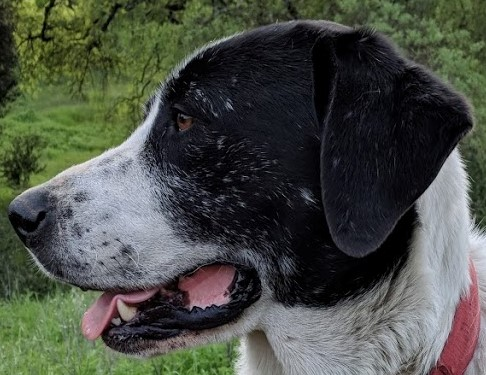
#> input picture DATA/sammy_face.jpg, 486 x 375 px
$ jupyter execute 45_Edge_Detection.ipynb
#> lines starting #> are read from the running program, lines starting #| are printed output that depends on the picture; after the words box and inside, x2 and y2 are one past the last pixel; in counts of white or black regions, pixels touching at a corner belong together
[cell 1]
import cv2
import numpy as np
import matplotlib.pyplot as plt

[cell 2]
img=cv2.imread('../DATA/sammy_face.jpg')
#> img is the input picture: shape (375, 486, 3); mean B, G, R 70, 78.7, 74.2
cv2.imshow('img',img)

[cell 3]
plt.imshow(img)

[cell 4]
edges=cv2.Canny(image=img, threshold1=127,threshold2=128)
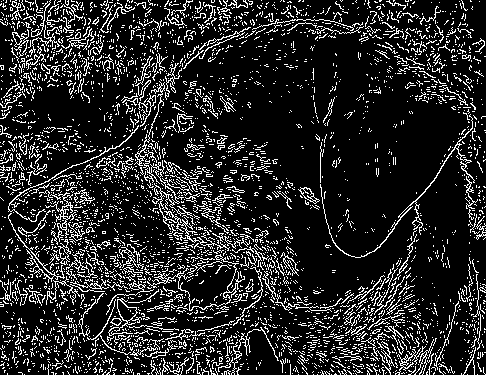
#> edges: shape (375, 486); 15.5% white in thin lines or dots
plt.imshow(edges)

[cell 5]
edges=cv2.Canny(image=img, threshold1=0,threshold2=255)
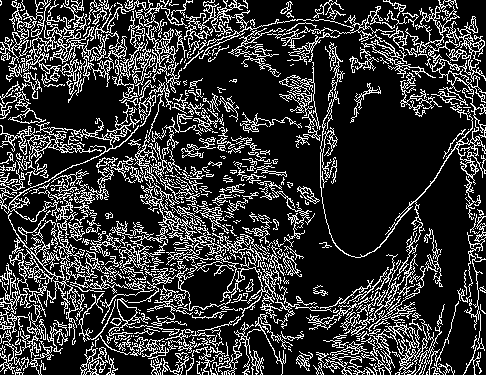
#> edges: shape (375, 486); 21% white in thin lines or dots
plt.imshow(edges)

[cell 6]
# calculate the median value of the image
med_val=np.median(img)
#> med_val = 64
med_val
#> Out = 64

[cell 7]
#set lower value to either 0 pr 70% of the median value whichever is greater
lower=int(max(0,0.7*med_val))
#> lower = 44
#set upper value to either 255 or 130% of the median value whichever is smaller
upper=int(min(255,1.3*med_val))
#> upper = 83

[cell 8]
edges=cv2.Canny(image=img, threshold1=lower,threshold2=upper+100)
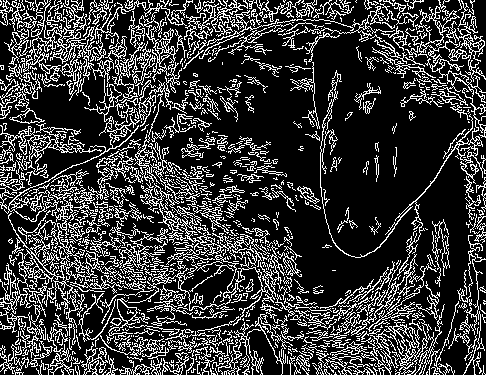
#> edges: shape (375, 486); 22.7% white in thin lines or dots
plt.imshow(edges)

### Predhodno zabluraj img

[cell 9]
blurrre_img=cv2.blur(img,ksize=(7,7))
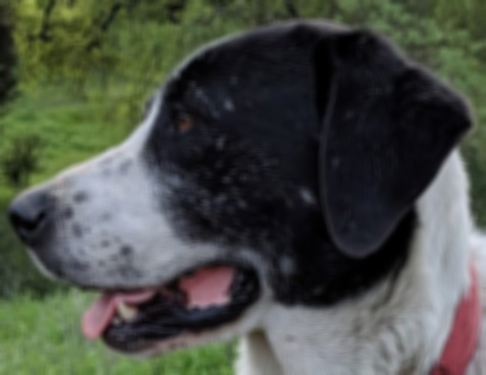
#> blurrre_img: shape (375, 486, 3); mean B, G, R 70, 78.7, 74.3
edges=cv2.Canny(image=blurrre_img, threshold1=lower,threshold2=upper)
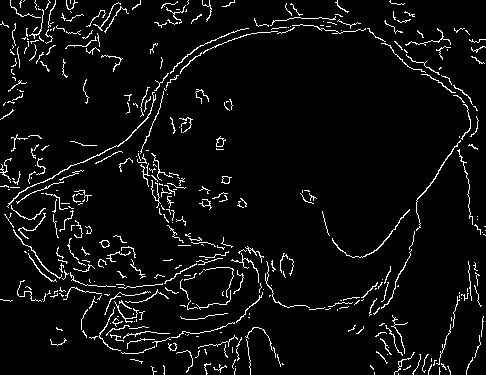
#> edges: shape (375, 486); 5.1% white in thin lines or dots
plt.imshow(edges)

[cell 10]
blurrre_img=cv2.blur(img,ksize=(8,8))
edges=cv2.Canny(image=blurrre_img, threshold1=lower,threshold2=upper+7)
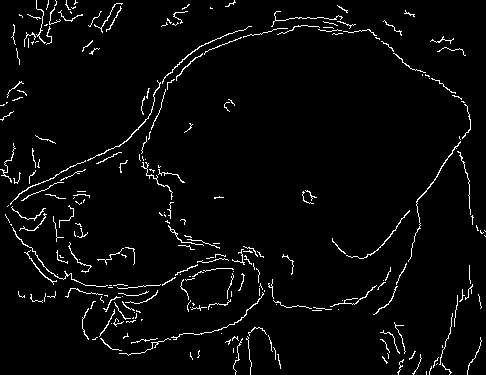
#> edges: shape (375, 486); 3.3% white in thin lines or dots
plt.imshow(edges)

$ run again, with DATA/00-puppy.jpg copied over DATA/sammy_face.jpg
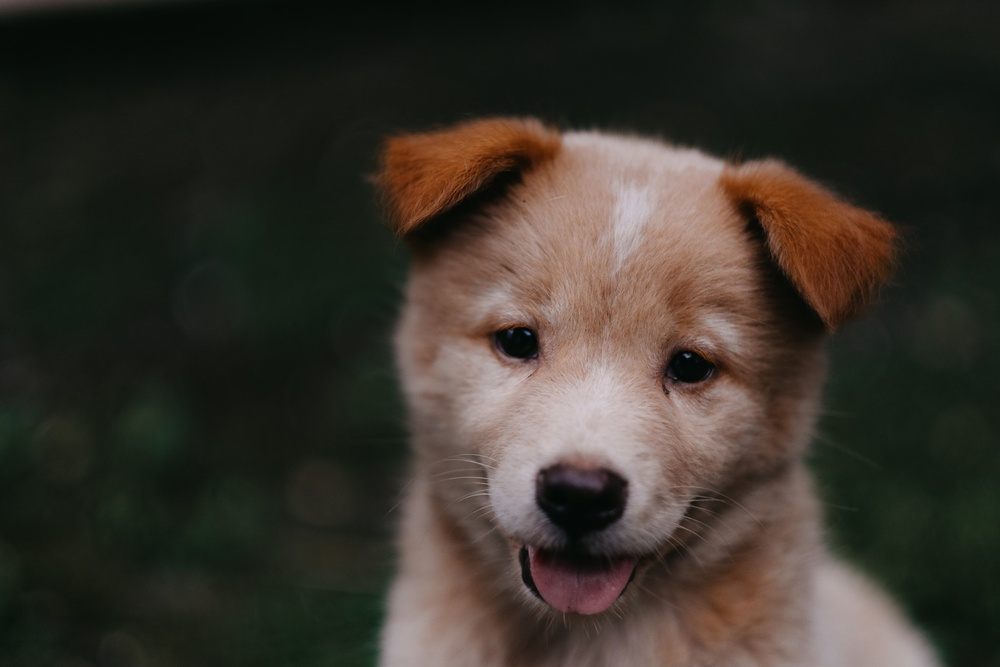
#> input picture DATA/00-puppy.jpg, 1000 x 667 px, shrunk from 1950 x 1300 before the run
#> img is the input picture: shape (667, 1000, 3); mean B, G, R 43.8, 51.8, 57.3
#> `edges=cv2.Canny(image=img, threshold1=0,threshold2=255)`:
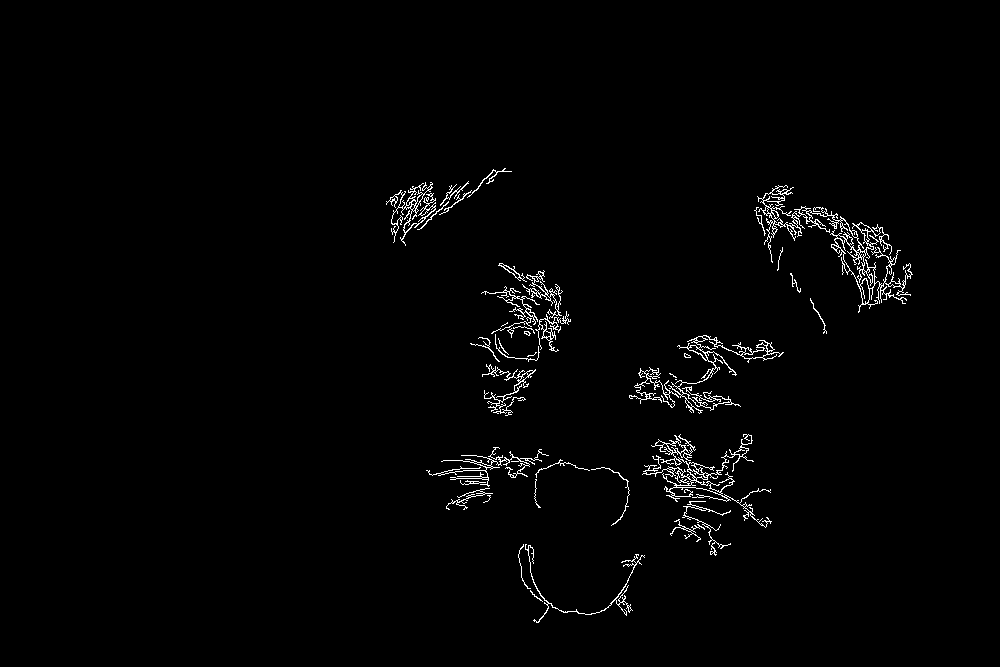
#> edges: shape (667, 1000); 1.5% white in thin lines or dots, all inside (x1, y1, x2, y2) = (386, 168, 913, 623)
#> med_val = 27
#> lower = 18
#> upper = 35
#> `edges=cv2.Canny(image=blurrre_img, threshold1=lower,threshold2=upper+7)`:
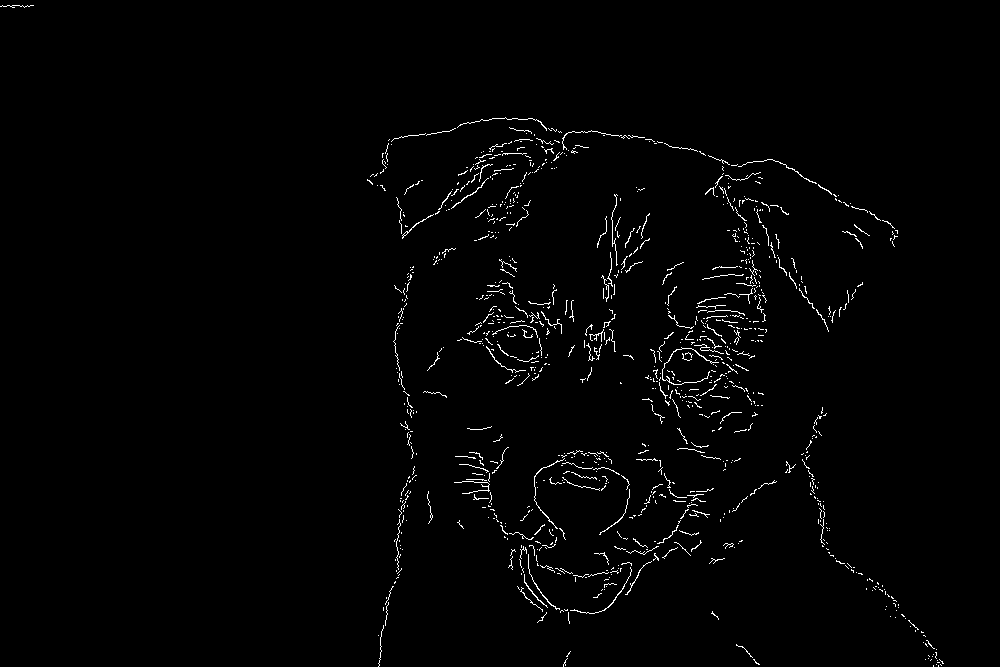
#> edges: shape (667, 1000); 1.4% white in thin lines or dots

$ run again, with DATA/Denis_Mukwege.jpg copied over DATA/sammy_face.jpg
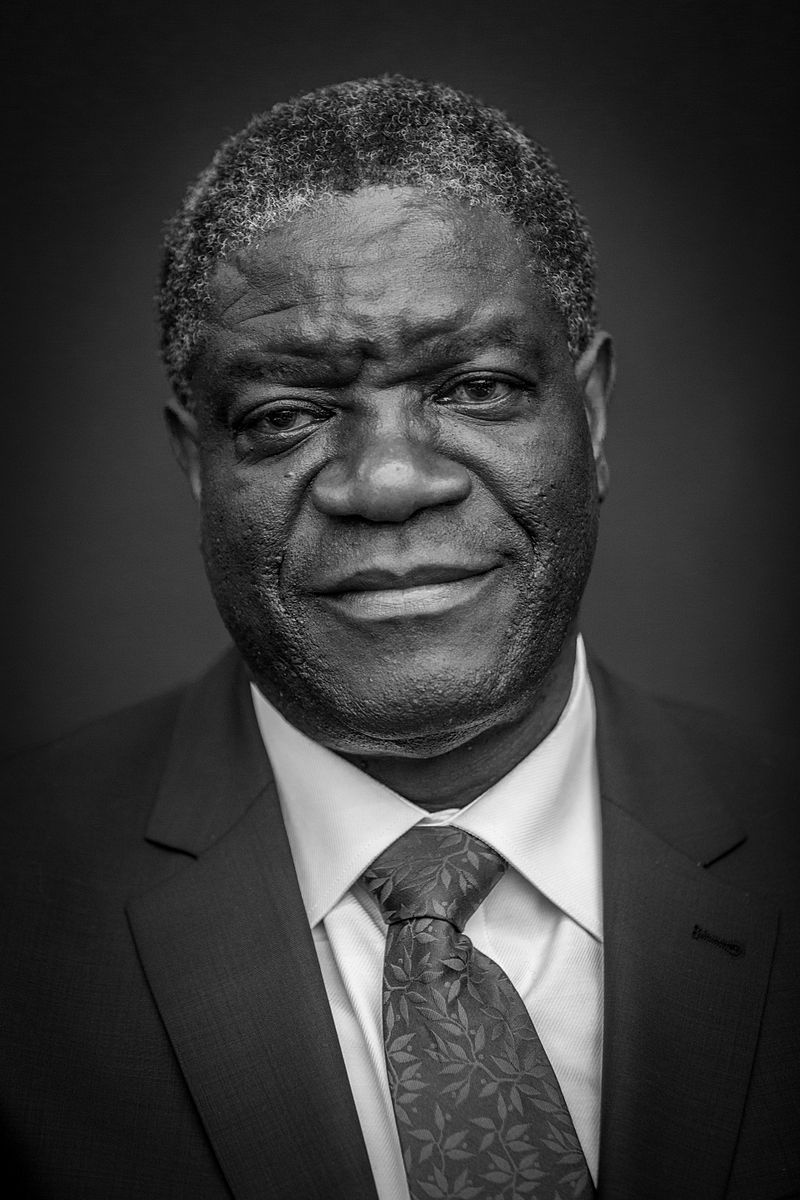
#> input picture DATA/Denis_Mukwege.jpg, 800 x 1200 px
#> img is the input picture: shape (1200, 800, 3); min 0, max 255, mean 58.8
#> `edges=cv2.Canny(image=img, threshold1=0,threshold2=255)`:
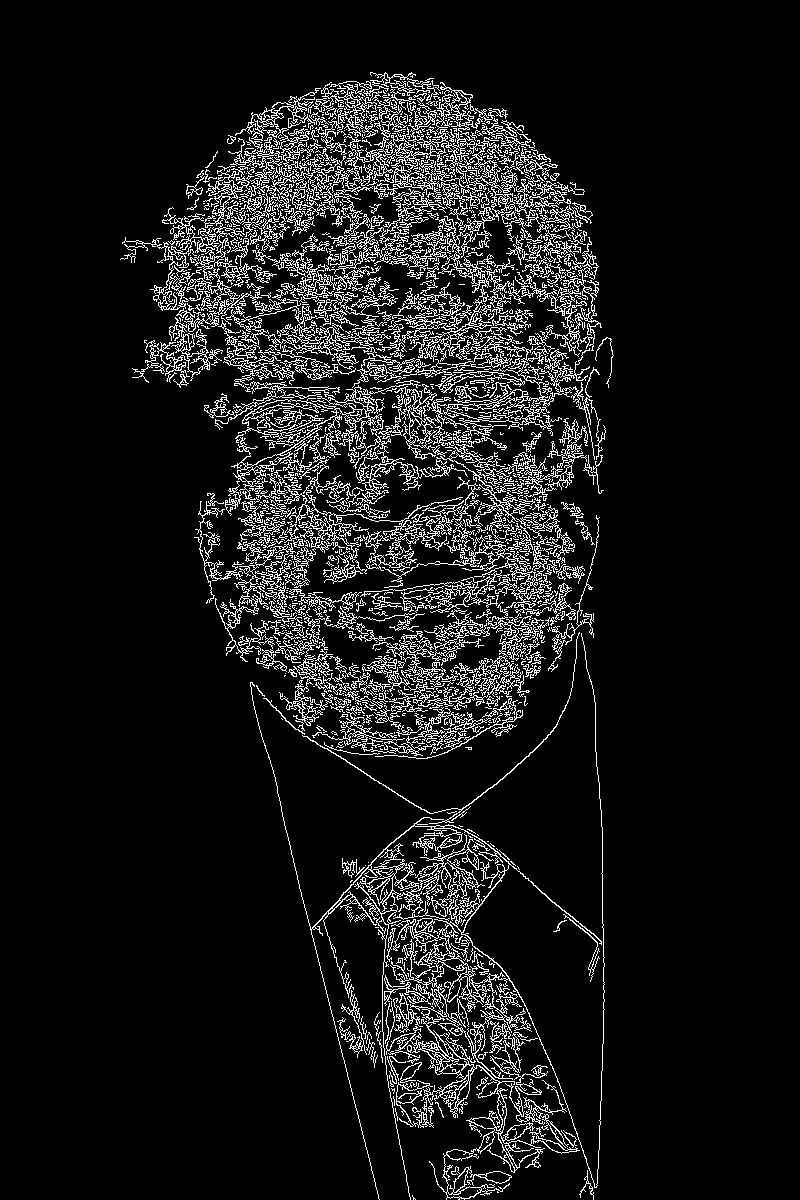
#> edges: shape (1200, 800); 9.1% white in thin lines or dots, all inside (x1, y1, x2, y2) = (120, 72, 614, 1200)
#> med_val = 43
#> lower = 30
#> upper = 55
#> `edges=cv2.Canny(image=blurrre_img, threshold1=lower,threshold2=upper+7)`:
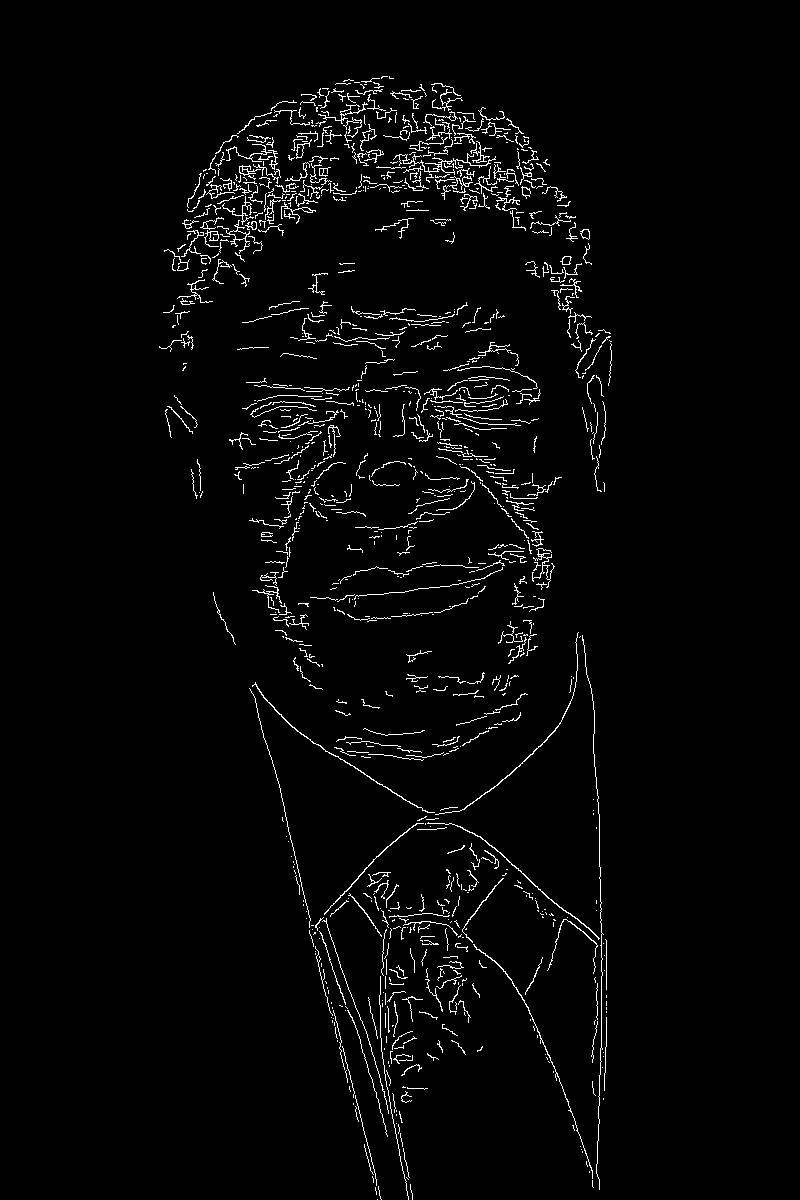
#> edges: shape (1200, 800); 2.6% white in thin lines or dots, all inside (x1, y1, x2, y2) = (159, 76, 612, 1200)

$ run again, with DATA/Nadia_Murad.jpg copied over DATA/sammy_face.jpg
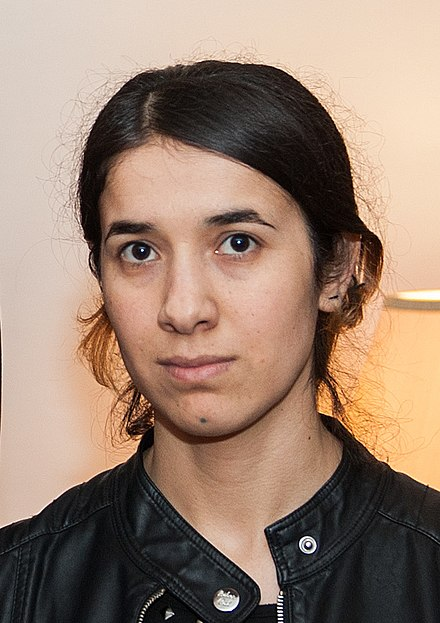
#> input picture DATA/Nadia_Murad.jpg, 440 x 623 px
#> img is the input picture: shape (623, 440, 3); mean B, G, R 112.7, 129.2, 153.8
#> `edges=cv2.Canny(image=img, threshold1=0,threshold2=255)`:
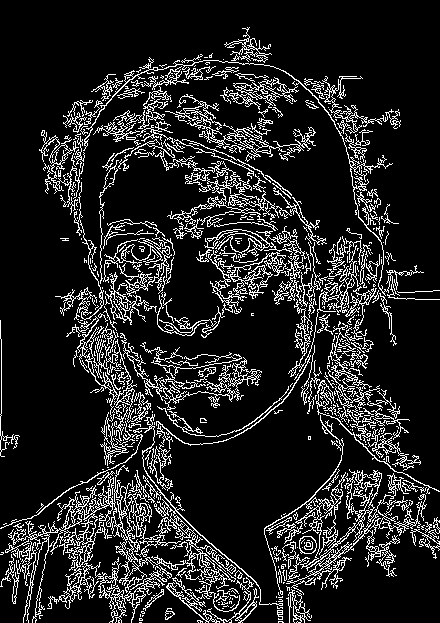
#> edges: shape (623, 440); 13.8% white in thin lines or dots
#> med_val = 151
#> lower = 105
#> upper = 196
#> `edges=cv2.Canny(image=blurrre_img, threshold1=lower,threshold2=upper+7)`:
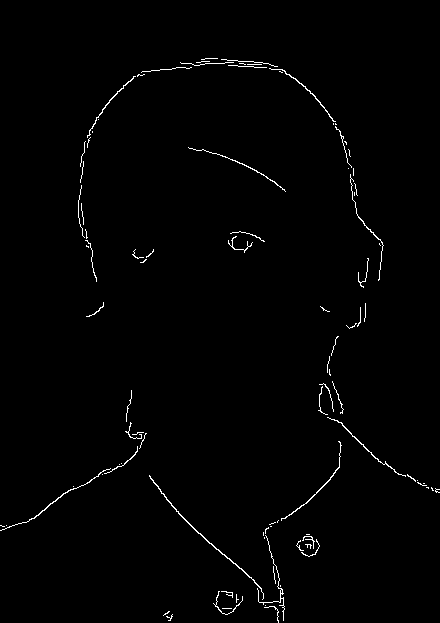
#> edges: shape (623, 440); 1% white in thin lines or dots
